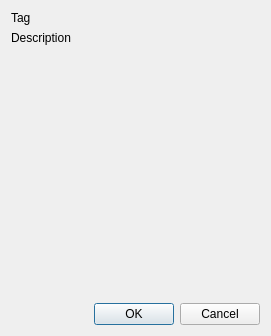
<?xml version="1.0" encoding="UTF-8"?>
<ui version="4.0">
 <class>AnnotationDialog</class>
 <widget class="QDialog" name="AnnotationDialog">
  <property name="geometry">
   <rect>
    <x>0</x>
    <y>0</y>
    <width>271</width>
    <height>336</height>
   </rect>
  </property>
  <property name="windowTitle">
   <string>Dialog</string>
  </property>
  <layout class="QVBoxLayout" name="verticalLayout">
   <item>
    <layout class="QFormLayout" name="formLayout">
     <item row="0" column="0">
      <widget class="QLabel" name="tagLabel">
       <property name="text">
        <string>Tag</string>
       </property>
      </widget>
     </item>
     <item row="0" column="1">
      <widget class="QLabel" name="tagValue">
       <property name="text">
        <string>&lt;tag&gt;</string>
       </property>
      </widget>
     </item>
     <item row="1" column="0">
      <widget class="QLabel" name="descriptionLabel">
       <property name="text">
        <string>Description</string>
       </property>
      </widget>
     </item>
     <item row="1" column="1">
      <widget class="QLabel" name="descriptionValue">
       <property name="text">
        <string>&lt;description&gt;</string>
       </property>
      </widget>
     </item>
    </layout>
   </item>
   <item>
    <widget class="QDialogButtonBox" name="buttonBox">
     <property name="orientation">
      <enum>Qt::Horizontal</enum>
     </property>
     <property name="standardButtons">
      <set>QDialogButtonBox::Cancel|QDialogButtonBox::Ok</set>
     </property>
    </widget>
   </item>
  </layout>
 </widget>
 <resources/>
 <connections>
  <connection>
   <sender>buttonBox</sender>
   <signal>accepted()</signal>
   <receiver>AnnotationDialog</receiver>
   <slot>accept()</slot>
   <hints>
    <hint type="sourcelabel">
     <x>248</x>
     <y>254</y>
    </hint>
    <hint type="destinationlabel">
     <x>157</x>
     <y>274</y>
    </hint>
   </hints>
  </connection>
  <connection>
   <sender>buttonBox</sender>
   <signal>rejected()</signal>
   <receiver>AnnotationDialog</receiver>
   <slot>reject()</slot>
   <hints>
    <hint type="sourcelabel">
     <x>316</x>
     <y>260</y>
    </hint>
    <hint type="destinationlabel">
     <x>286</x>
     <y>274</y>
    </hint>
   </hints>
  </connection>
 </connections>
</ui>
